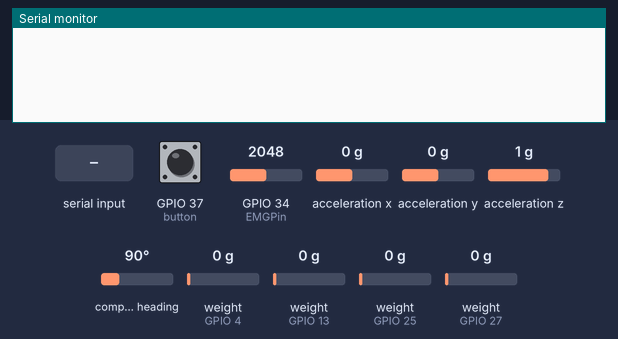
This sketch was run on a simulated ESP32. Parts: the last lines printed to the serial monitor. The inputs (shaded band) are chosen by the test bench; at power-on: GPIO 37 (button) HIGH, GPIO 34 (EMGPin) = 2048, acceleration x 0 g, acceleration y 0 g, acceleration z 1 g, compass heading 90°, weight on the scale (sensors on GPIO 4, GPIO 13, GPIO 25, GPIO 27) 0 g. Nothing arrives over Bluetooth unless stated.

Above: at 5.2 s.
5.3 s: "1" received over the second serial link
At 9.3 s:
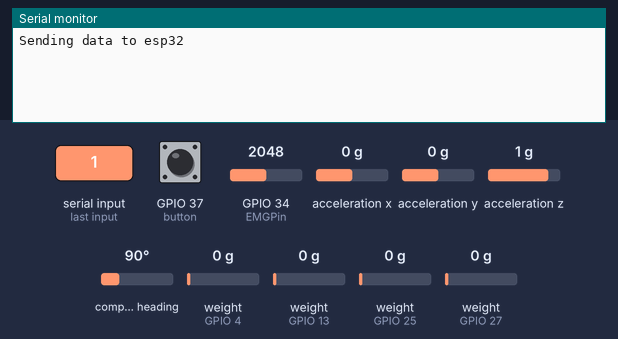
9.6 s: GPIO 37 (button) pulled LOW for 3.2 s
At 17.7 s:
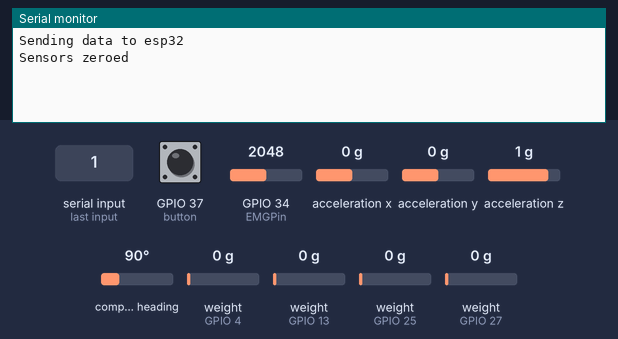

The sketch:

ESP32_DAQ.ino
```cpp
#include "HX711.h"
#include <Wire.h>
#include <Adafruit_Sensor.h>
#include <Adafruit_BNO055.h>
#include "BluetoothSerial.h"

// HX711 circuit wiring and loadcell variables
const int LOADCELL1_DOUT_PIN = 13;
const int LOADCELL1_SCK_PIN = 12;

const int LOADCELL2_DOUT_PIN = 25;
const int LOADCELL2_SCK_PIN = 26;

const int LOADCELL3_DOUT_PIN = 27;
const int LOADCELL3_SCK_PIN = 14;

const int LOADCELL4_DOUT_PIN = 4;
const int LOADCELL4_SCK_PIN = 0;

const long LOADCELL_DIVIDER = 20000;//5895655;

//Names of the individual loadcells
HX711 loadcell1;
HX711 loadcell2;
HX711 loadcell3;
HX711 loadcell4;

//Reading values will be stored in these variables
int loadcellVal1 = 0;
int loadcellVal2 = 0;
int loadcellVal3 = 0;
int loadcellVal4 = 0;

//Aggregate total before averaging
float loadcellTotal1;
float loadcellTotal2;
float loadcellTotal3;
float loadcellTotal4;

//Average readings across x number of samples
float loadcellAvg1;
float loadcellAvg2;
float loadcellAvg3;
float loadcellAvg4;

int loadcellSamples = 10; //Number of samples used to get average
int loadcellSampleDelay = 5; //5 ms

//------------------------------------------------------------------------------------------//

//BNO circuit wiring and variables
int BNO055_SAMPLERATE_DELAY_MS = 5;
int bnoSamples = 10; //Number of samples used to get average

//I2C communication
Adafruit_BNO055 bnoProx = Adafruit_BNO055(-1, 0x28, &Wire);
Adafruit_BNO055 bnoDist = Adafruit_BNO055(-1, 0x28, &Wire1);

//Initialize variables for x angles for both the proximal and the distal sensor
float Xprox = 0;
float Xdist = 0;

//Initialize summation variables for calculating the average angle
float totalProx = 0;
float totalDist = 0;

//Initialize the offset upon reset
float offsetXProx = 0;
float offsetXDist = 0;

//Initialize the vector variables to hold the x y and z angles
imu::Vector<3> eulerProx;
imu::Vector<3> eulerDist;

//Initialize the averaged X angles
float XproxAvg = 0;
float XdistAvg = 0;

//Initialize the difference in angle between the two sensors
float kneeExtensionAngle = 0;

#define SDA_2 33
#define SCL_2 32

//------------------------------------------------------------------------------------------//

//EMG circuit wiring and variables
int EMGPin = 34;
float EMGReading;
float EMGTotal;
float EMGAvg;
int EMGSampleDelay = 5;
int EMGSamples = 10;

//------------------------------------------------------------------------------------------//

//Bluetooth initializations
BluetoothSerial SerialBT;

//------------------------------------------------------------------------------------------//

//Reset button GPIO setup
gpio_num_t button = GPIO_NUM_37; //It's a pull down resistor so reading a value of 0 means it's been pushed


void setup() {
  // Setup for the loadcells
  Serial.begin(115200);

  loadcell1.begin(LOADCELL1_DOUT_PIN, LOADCELL1_SCK_PIN);
  loadcell1.set_scale(LOADCELL_DIVIDER);

  loadcell2.begin(LOADCELL2_DOUT_PIN, LOADCELL2_SCK_PIN);
  loadcell2.set_scale(LOADCELL_DIVIDER);

  loadcell3.begin(LOADCELL3_DOUT_PIN, LOADCELL3_SCK_PIN);
  loadcell3.set_scale(LOADCELL_DIVIDER);

  loadcell4.begin(LOADCELL4_DOUT_PIN, LOADCELL4_SCK_PIN);
  loadcell4.set_scale(LOADCELL_DIVIDER);

  loadcell1.tare();
  loadcell2.tare();
  loadcell3.tare();
  loadcell4.tare();

  //Setup for BNOs
  Wire.begin();
  Wire1.begin(SDA_2, SCL_2, 100000);

  bnoProx.begin();
  bnoDist.begin();

  bnoProx.setExtCrystalUse(true);
  bnoDist.setExtCrystalUse(true);

  //Setup for EMG

  //Setup for bluetooth communication
  SerialBT.begin("ESP32Group23"); //Bluetooth device name

  //Setup GPIO button
  gpio_set_direction(button, GPIO_MODE_INPUT); //Set up the GPIO as input
}

void loop() {
  //Check if the reset button has been pushed - if so, zero all sensors
  if (gpio_get_level(button) == 0)
  {
    //Tare load cells
    loadcell1.tare();
    loadcell2.tare();
    loadcell3.tare();
    loadcell4.tare();

    //Tare BNO055
    eulerProx = bnoProx.getVector(Adafruit_BNO055::VECTOR_EULER);
    eulerDist = bnoDist.getVector(Adafruit_BNO055::VECTOR_EULER);
    offsetXProx = eulerProx.x();
    offsetXDist = eulerDist.x();

    Serial.println("Sensors zeroed");
  }


  //Loadcell DAQ
  loadcellTotal1 = 0;
  loadcellTotal2 = 0;
  loadcellTotal3 = 0;
  loadcellTotal4 = 0;

  for(int i=0; i<loadcellSamples; i++)
  {
    //Take the average of a number of values

    //Check if the ADC is ready
    if(loadcell1.wait_ready_timeout(10)){
      loadcellVal1 = loadcell1.get_units(1);
      //If not ready, loadCellVal value stays the same
    }
    if(loadcell2.wait_ready_timeout(10)){
      loadcellVal2 = loadcell2.get_units(1);
    }
    if(loadcell3.wait_ready_timeout(10)){
      loadcellVal3 = loadcell3.get_units(1);
    }
    if(loadcell4.wait_ready_timeout(10)){
      loadcellVal4 = loadcell4.get_units(1);
    }


    //Correct for the overflow
    if (loadcellVal1 < 0)
    {
      loadcellVal1 = abs (loadcellVal1);
    }
    if (loadcellVal2 < 0)
    {
      loadcellVal2 = abs (loadcellVal2);
    }
    if (loadcellVal3 < 0)
    {
      loadcellVal3 = abs (loadcellVal3);
    }
    if (loadcellVal4 < 0)
    {
      loadcellVal4 = abs (loadcellVal4);
    }

    loadcellTotal1 += loadcellVal1;
    loadcellTotal2 += loadcellVal2;
    loadcellTotal3 += loadcellVal3;
    loadcellTotal4 += loadcellVal4;

    delay(loadcellSampleDelay);
  }

  //Find the average values of the samples taken
  loadcellAvg1 = loadcellTotal1/loadcellSamples;
  loadcellAvg2 = loadcellTotal2/loadcellSamples;
  loadcellAvg3 = loadcellTotal3/loadcellSamples;
  loadcellAvg4 = loadcellTotal4/loadcellSamples;

  //Serial.print("Loadcell weight: ");
  //Serial.println(loadcellAvg1);

  //BNO055 DAQ
  totalProx = 0;
  totalDist = 0;

  // Take the average of the last # of samples
  for (int i = 0; i<bnoSamples; i++)
  {
    //Get the Euler vectors from both sensors
    eulerProx = bnoProx.getVector(Adafruit_BNO055::VECTOR_EULER);
    eulerDist = bnoDist.getVector(Adafruit_BNO055::VECTOR_EULER);

    //Obtain the current X angle
    Xprox = eulerProx.x() - offsetXProx;
    Xdist = eulerDist.x() - offsetXDist;

    //Add current angle to total
    totalProx += Xprox;
    totalDist += Xdist;
    delay(BNO055_SAMPLERATE_DELAY_MS);
  }

  XproxAvg = totalProx/bnoSamples;
  XdistAvg = totalDist/bnoSamples;

  //Find the difference in the angle between the two BNO055 sensors
  kneeExtensionAngle = abs(XproxAvg - XdistAvg);

  //If one of the sensors is reding an angle of ~360 (this happens as the sensor rotates in the negative direction after attaining 0 degrees)
  if (kneeExtensionAngle > 180)
  {
    kneeExtensionAngle = abs(kneeExtensionAngle - 360);
  }

  //Serial.print("Knee extension angle: ");
  //Serial.println(kneeExtensionAngle);
  //Serial.println("°");

  //Serial.print("BNO 1: ");
  //Serial.println(XproxAvg);
  //Serial.print("BNO 2: ");
  //Serial.println(XdistAvg);

  //EMG DAQ
  EMGTotal = 0;

  // Take the average of the last # of samples
  for (int i = 0; i<EMGSamples; i++)
  {
    //reading the EMG analog pin
    EMGReading = analogRead(EMGPin);
    EMGTotal += EMGReading;
    delay(EMGSampleDelay);
  }

  EMGAvg = EMGTotal/EMGSamples;

  //Serial.print("EMG Value: ");
  //Serial.println(EMGAvg);
  //Serial.print("Reading");
  //Serial.println(SerialBT.read());
  //Transmit over bluetooth
  if (SerialBT.read() == 49)
  {
    //Implements a call and response model - if the esp32 is written to it will respond with the acquired sensor data
    SerialBT.write((int)loadcellAvg1); //Cast as integer to comply with the limitations of the write function
    SerialBT.write((int)loadcellAvg2);
    SerialBT.write((int)loadcellAvg3);
    SerialBT.write((int)loadcellAvg4);
    SerialBT.write((int)kneeExtensionAngle);
    SerialBT.write((int)EMGAvg);

    //Following lines of code were used for testing purposes
    //Serial.println(SerialBT.read());
    //Serial.print("Loadcell: ");
    //Serial.println((int)loadcellAvg1);
    //Serial.print("BNO angle: ");
    //Serial.println((int)kneeExtensionAngle);

    Serial.println("Sending data to esp32");
  }

  //Serial.println((int)loadcellAvg1); //Cast as integer to comply with the limitations of the write function
  //Serial.println((int)loadcellAvg2);
  //Serial.println((int)loadcellAvg3);
  //Serial.println((int)loadcellAvg4);
  //Serial.println((int)kneeExtensionAngle);
}
```

Measured:
- after the input at 5.3 s, the serial monitor: prints a new line after 2.9 s (image 1)
- after the input at 9.6 s, the serial monitor: prints a new line after 6.8 s (image 2)
